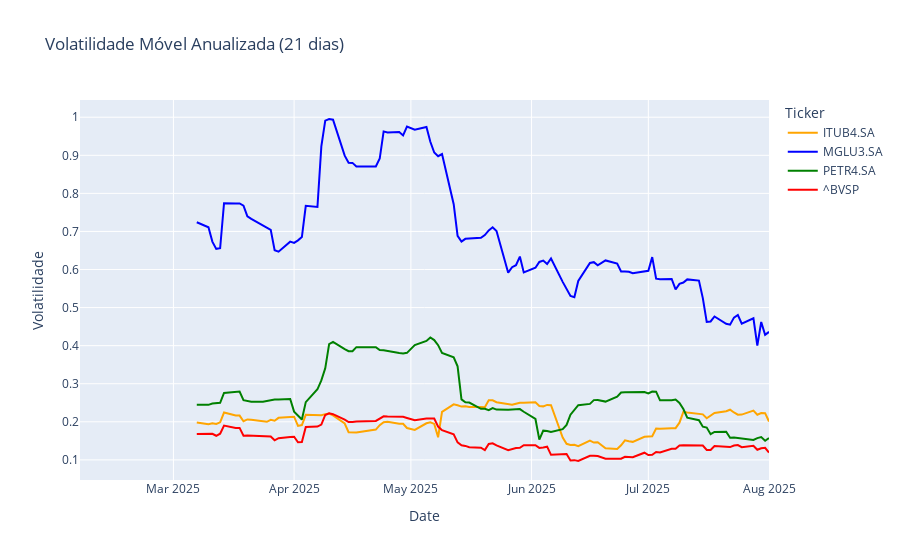

The notebook cell saved with this chart:
### Markdown cell above
### 3.3. Análise de Risco

Os gráficos a seguir aprofundam a análise de risco. A volatilidade móvel mostra como o "nervosismo" do mercado mudou ao longo do tempo, enquanto o drawdown quantifica a maior perda percentual que um investidor teria sofrido a partir de um pico anterior.

### Code cell
vol_movel = retornos.rolling(window=21).std() * np.sqrt(252)
fig_vol_movel = px.line(vol_movel, title='Volatilidade Móvel Anualizada (21 dias)',
                        labels={'value': 'Volatilidade', 'variable': 'Ativo'},
                        color_discrete_map=color_map)
fig_vol_movel.show()
